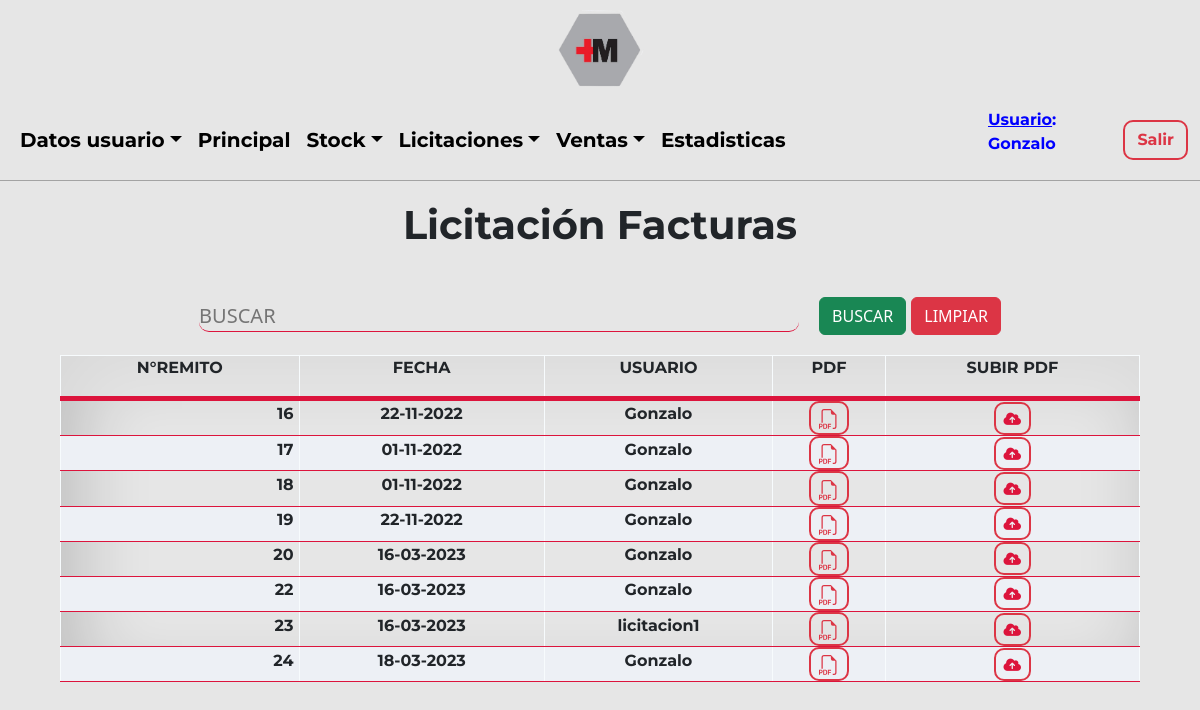
The page /Sistema/Licitaciones/licFacturas.php?cargado (signed in) on the database its author committed.
### tables this page shows
CREATE TABLE `usuario` (
  `idUsuario` int(3) NOT NULL,
  `usuario` text NOT NULL,
  `contraseña` varchar(60) NOT NULL,
  `idRol` int(2) NOT NULL,
  `idTipoUsuario` int(10) NOT NULL,
  `nombre` varchar(100) NOT NULL,
  `correo` varchar(100) NOT NULL,
  `direccion` varchar(100) NOT NULL,
  `idEstadoUsuario` int(2) NOT NULL
);

CREATE TABLE `licitacion` (
  `idLicitacion` int(3) NOT NULL,
  `idEstadoLicitacion` int(3) NOT NULL
);

### Sistema/Licitaciones/licFacturas.php (the view, shortened to what this page needs)
<?php
include('../../Utils/conexion.php');
$iduser = $_SESSION['usuario'];
$sql = "SELECT idUsuario, usuario, idRol FROM usuario WHERE usuario='$iduser'";
$resultado = $datos_base->query($sql);
$row = $resultado->fetch_assoc();
$nom = $row['usuario'];
$idUsu = $row['idUsuario'];
$idRol = $row['idRol'];
?>
<!DOCTYPE html>
<html lang="en">
<head>
    <link href="https://cdn.jsdelivr.net/npm/bootstrap@5.2.0-beta1/dist/css/bootstrap.min.css" rel="stylesheet">
    <link rel="stylesheet" type="text/css" href="../../Css/estilos.css"/>
</head>
<body>
<?php include('../Layouts/licitacionesHeader.php'); ?>
    <main>
        <section class="ini">
            <div class="ini-tit">
                <h1>Licitación Facturas</h1>
            </div>
            <div class="container">
                <form method="POST" action="./licFacturas.php">
                    <div class="form-grilla">
                        <div class="form-grilla-busc">
                            <input type="text" style="text-transform:uppercase;" name="buscar"  placeholder="Buscar" class="busc">
                        </div>
                        <div class="form-grilla-but">
                            <input class="btn btn-success" type="submit" name="btn2" value="BUSCAR"></input>
                            <input class="btn btn-danger" type="submit" name="btn1" value="LIMPIAR"></input>
                        </div>
                    </div>
                </form>
            </div>
             <?php
                    if($idRol == $rolgerente OR $idRol == $roladmin)
                    {
                    echo "<table>
                            <thead>
                                <tr>
                                    <th><p>N°REMITO</p></th>
                                    <th><p>FECHA</p></th>
                                    <th><p>USUARIO</p></th>
                                    <th><p>PDF</p></th>
                                    ";
                                    if($idUsu == 1){
                                        echo "
                                        <th><p>SUBIR PDF</p></th>
                                        ";
                                    }
                                    echo "
                                </tr>
                            </thead>
                        ";
                        if(isset($_POST['btn2']))
                                {
                                    $doc = $_POST['buscar'];
                                    $consulta=mysqli_query($datos_base, "SELECT l.idLicitacion, m.fecha, u.usuario
                                    FROM licitacion l
                                    LEFT JOIN movimientolicitacion AS m ON m.idLicitacion = l.idLicitacion
                                    LEFT JOIN datoslicitacion AS da ON da.idLicitacion = l.idLicitacion
                                    LEFT JOIN usuario AS u ON u.idUsuario = da.idUsuario
                                    WHERE m.idEstadoLicitacion = 4 AND (l.idLicitacion LIKE '%$doc%' OR m.fecha LIKE '%$doc%' OR u.usuario LIKE '%$doc%')
                                    GROUP BY l.idLicitacion");
                                    while($listar = mysqli_fetch_array($consulta))
                                    {
                                        $fec = date("d-m-Y", strtotime($listar['fecha']));
                                        echo
                                        "
                                            <tr>
                                            <td><h4 style='font-size:16px;text-align: right; margin-right: 5px; '>".$listar['idLicitacion']."</h4 ></td>
                                            <td><h4 style='font-size:16px;'>".$fec."</h4 ></td>
                                            <td><h4 style='font-size:16px;'>".$listar['usuario']."</h4 ></td>
                                            <td class='text-center text-nowrap'> <a class='btn btn-sm btn-outline-danger' href=./confirmarLicFactura.php?no=".$listar['idLicitacion']." target=new><svg xmlns='http://www.w3.org/2000/svg' width='20' height='20' fill='currentColor' class='bi bi-filetype-pdf' viewBox='0 0 16 16'>
                                            <path fill-rule='evenodd' d='M14 4.5V14a2 2 0 0 1-2 2h-1v-1h1a1 1 0 0 0 1-1V4.5h-2A1.5 1.5 0 0 1 9.5 3V1H4a1 1 0 0 0-1 1v9H2V2a2 2 0 0 1 2-2h5.5L14 4.5ZM1.6 11.85H0v3.999h.791v-1.342h.803c.287 0 .531-.057.732-.173.203-.117.358-.275.463-.474a1.42 1.42 0 0 0 .161-.677c0-.25-.053-.476-.158-.677a1.176 1.176 0 0 0-.46-.477c-.2-.12-.443-.179-.732-.179Zm.545 1.333a.795.795 0 0 1-.085.38.574.574 0 0 1-.238.241.794.794 0 0 1-.375.082H.788V12.48h.66c.218 0 .389.06.512.181.123.122.185.296.185.522Zm1.217-1.333v3.999h1.46c.401 0 .734-.08.998-.237a1.45 1.45 0 0 0 .595-.689c.13-.3.196-.662.196-1.084 0-.42-.065-.778-.196-1.075a1.426 1.426 0 0 0-.589-.68c-.264-.156-.599-.234-1.005-.234H3.362Zm.791.645h.563c.248 0 .45.05.609.152a.89.89 0 0 1 .354.454c.079.201.118.452.118.753a2.3 2.3 0 0 1-.068.592 1.14 1.14 0 0 1-.196.422.8.8 0 0 1-.334.252 1.298 1.298 0 0 1-.483.082h-.563v-2.707Zm3.743 1.763v1.591h-.79V11.85h2.548v.653H7.896v1.117h1.606v.638H7.896Z'/>
                                          </svg></a></td>
                                          ";
                                            if($idUsu == 1){
                                                echo
                                                "
                                                <td class='text-center text-nowrap'><a href=./subirLicFactura.php?no=".$listar['idLicitacion']." class='btn btn-sm btn-outline-danger'><i class='fa-solid fa-cloud-arrow-up'></i></a></td>
                                                ";
                                            }
                                            echo "
                                            </tr>
                                        ";
                                    }
                                }
                                else{
                                    $consulta=mysqli_query($datos_base, "SELECT l.idLicitacion, m.fecha, u.usuario
                                    FROM licitacion l
                                    LEFT JOIN movimientolicitacion AS m ON m.idLicitacion = l.idLicitacion
                                    LEFT JOIN datoslicitacion AS da ON da.idLicitacion = l.idLicitacion
                                    LEFT JOIN usuario AS u ON u.idUsuario = da.idUsuario
                                    WHERE m.idEstadoLicitacion = 4
                                    GROUP BY l.idLicitacion");
                                    while($listar = mysqli_fetch_array($consulta))
                                    {
                                        $fec = date("d-m-Y", strtotime($listar['fecha']));
                                        echo
                                        "
                                            <tr>
                                            <td><h4 style='font-size:16px;text-align: right; margin-right: 5px; '>".$listar['idLicitacion']."</h4 ></td>
                                            <td><h4 style='font-size:16px;'>".$fec."</h4 ></td>
                                            <td><h4 style='font-size:16px;'>".$listar['usuario']."</h4 ></td>
                                            <td class='text-center text-nowrap'> <a class='btn btn-sm btn-outline-danger' href=./confirmarLicFactura.php?no=".$listar['idLicitacion']." target=new><svg xmlns='http://www.w3.org/2000/svg' width='20' height='20' fill='currentColor' class='bi bi-filetype-pdf' viewBox='0 0 16 16'>
                                            <path fill-rule='evenodd' d='M14 4.5V14a2 2 0 0 1-2 2h-1v-1h1a1 1 0 0 0 1-1V4.5h-2A1.5 1.5 0 0 1 9.5 3V1H4a1 1 0 0 0-1 1v9H2V2a2 2 0 0 1 2-2h5.5L14 4.5ZM1.6 11.85H0v3.999h.791v-1.342h.803c.287 0 .531-.057.732-.173.203-.117.358-.275.463-.474a1.42 1.42 0 0 0 .161-.677c0-.25-.053-.476-.158-.677a1.176 1.176 0 0 0-.46-.477c-.2-.12-.443-.179-.732-.179Zm.545 1.333a.795.795 0 0 1-.085.38.574.574 0 0 1-.238.241.794.794 0 0 1-.375.082H.788V12.48h.66c.218 0 .389.06.512.181.123.122.185.296.185.522Zm1.217-1.333v3.999h1.46c.401 0 .734-.08.998-.237a1.45 1.45 0 0 0 .595-.689c.13-.3.196-.662.196-1.084 0-.42-.065-.778-.196-1.075a1.426 1.426 0 0 0-.589-.68c-.264-.156-.599-.234-1.005-.234H3.362Zm.791.645h.563c.248 0 .45.05.609.152a.89.89 0 0 1 .354.454c.079.201.118.452.118.753a2.3 2.3 0 0 1-.068.592 1.14 1.14 0 0 1-.196.422.8.8 0 0 1-.334.252 1.298 1.298 0 0 1-.483.082h-.563v-2.707Zm3.743 1.763v1.591h-.79V11.85h2.548v.653H7.896v1.117h1.606v.638H7.896Z'/>
                                          </svg></a></td>
                                          ";
                                            if($idUsu == 1){
                                                echo
                                                "
                                                <td class='text-center text-nowrap'><a href=./subirLicFactura.php?no=".$listar['idLicitacion']." class='btn btn-sm btn-outline-danger'><i class='fa-solid fa-cloud-arrow-up'></i></a></td>
                                                ";
                                            }
                                            echo "
                                            </tr>
                                        ";
                                    }
                                }
                                echo "</table>";
                            }
                                    ?>
        </section>
    </main>
</body>
</html>

### Sistema/Layouts/licitacionesHeader.php (shortened to what this page needs)
<div class="cont-img">
    <a href="../principal.php" class="imagenb">
            <img src="../../Imagenes/c-titulo.png" alt="logo">
         </a>
    </div>
    <header class="hea-pri">
        <nav class="navbar navbar-expand-lg navbar-light">
            <div class="container-fluid navpri">
                <div class="collapse navbar-collapse" id="navbarNav">
                    <ul class="navbar-nav">
                    <li class="nav-item dropdown">
                            <a href="#" class="nav-link dropdown-toggle variacion" id="navbarDropdown" role="button" data-bs-toggle="dropdown" aria-expanded="false">Datos usuario</a>
                                <?php
                                    $rolgerente = 1;
                                    $roladmin = 2;
                                    $roldeposito = 3;
                                    $rolventas = 4;
                                    $rolobra = 5;
                                    $rolproveedor = 6;
                                ?>
                        </li>
                        <li class="nav-item">
                            <a href="../principal.php" class="nav-link variacion" aria-current="page">Principal</a>
                        </li>
                        <?php
                            if($idRol == $rolgerente OR $idRol == $roldeposito){
                        ?>
                        <li class="nav-item dropdown">
                            <a href="#" class="nav-link dropdown-toggle variacion" id="navbarDropdown" role="button" data-bs-toggle="dropdown" aria-expanded="false">Stock</a>
                        </li>
                        <?php
                            }
                        ?>
                        <?php
                            if($idRol == $rolgerente OR $idRol == $roladmin OR $idRol == $rolventas OR $idRol == $rolproveedor){
                        ?>
                        <li class="nav-item dropdown">
                            <a href="#" class="nav-link dropdown-toggle variacion" id="navbarDropdown" role="button" data-bs-toggle="dropdown" aria-expanded="false">Licitaciones</a>
                        </li>
                        <?php
                            }
                        ?>
                        <?php
                            if($idRol == $rolgerente OR $idRol == $roladmin OR $idRol == $rolobra){
                        ?>
                        <li class="nav-item dropdown">
                            <a href="#" class="nav-link dropdown-toggle variacion" id="navbarDropdown" role="button" data-bs-toggle="dropdown" aria-expanded="false">Ventas</a>
                        </li>
                        <?php
                            }
                        ?>
                        <?php
                            if($idRol == $rolgerente OR $idRol == $roladmin){
                        ?>
                        <li class="nav-item">
                            <a href="../estadisticas.php" class="nav-link variacion" aria-current="page">Estadisticas</a>
                        </li>
                        <?php
                            }
                        ?>
                    </ul>
                </div>
                <div class="not-exit">
                    <div class="not-exit-name">
                        <p style='color: blue; font-weight: bold;'><u>Usuario</u>: <?php echo $nom;?></p>
                    </div>
                   <div class="not-exit-exit">
                       <a href="../../Utils/salir.php">
                           <button class="btn btn-outline-danger" type="submit">Salir</button>
                        </a>
                   </div>
                </div>
            </div>
        </nav>
    </header>

### Css/estilos.css (style rules this page uses)
* { margin: 0; padding: 0; box-sizing: border-box; scroll-behavior: smooth; }
html, body { background-color: #e6e6e6; height: 100%; margin: 0; display: flex; flex-direction: column; }
nav { font-family: 'Montserrat', sans-serif; }
h1, h2 { cursor: default; }
h1, h3, h4, p { font-family: 'Montserrat', sans-serif; font-weight: bold; }
.hea-pri { border-bottom: 1px solid #a3a3a3; }
.variacion { text-decoration: none; background-image: linear-gradient(crimson, crimson); background-position: 0% 100%; background-repeat: no-repeat; background-size: 0% 2px; transition: background-size .4s; color: black; font-size: 20px; font-weight: bold; }
i { color: crimson; }
li { list-style: none; }
.cont-img { display: flex; justify-content: center; }
.imagenb { width: 100px; height: 100px; display: flex; justify-content: center; align-items: center; }
.imagenb img { width: 100%; }
.navpri { display: flex; justify-content: space-evenly; }
.not-exit { width: auto; display: flex; justify-content: center; align-items: center; flex-direction: row; gap: 5px; }
.ini { height: auto; display: flex; justify-content: center; align-items: center; flex-direction: column; }
.ini-tit { margin-top: 20px; margin-bottom: 40px; display: flex; justify-content: center; align-items: center; }
.form-grilla { display: flex; justify-content: center; flex-direction: row; }
.form-grilla-busc { display: flex; justify-content: center; align-items: center; }
.form-grilla-but { display: flex; justify-content: center; align-items: center; gap: 5px; }
.busc { min-width: 600px; margin-right: 20px; border-radius: 10px; font-size: 20px; background-color: transparent; border: none; border-bottom: 1px solid crimson; outline: none; }
table { margin-top: 20px; background-color: #dbe5e9; border-collapse: collapse; width: 90%; background-color: rgba(230, 230, 230, 0.65); box-shadow: 15px 6px 72px 4px rgba(0, 0, 0, 0.18) inset; -webkit-box-shadow: 15px 6px 72px 4px rgba(0, 0, 0, 0.18) inset; -moz-box-shadow: 15px 6px 72px 4px rgba(0, 0, 0, 0.18) inset; }
th, td { text-align: center; border: solid 1px #f7fbfd; border-bottom: solid 1px crimson; font-weight: bold; }
thead { background-color: rgba(230, 230, 230, 0.65); border-bottom: solid 5px crimson; width: 100%; }
tr:nth-child(even) { background-color: #edf0f5; }
.not-exit { width: 200px; display: flex; justify-content: space-around; align-items: center; }
.not-exit-name { cursor: default; display: flex; justify-content: center; align-items: center; }
.not-exit-exit { display: flex; justify-content: center; align-items: center; }
.btn-outline-danger { font-weight: bold; border-radius: 10px; border: 2px solid; }

### rows shown on the page
usuario: usuario "Gonzalo"
licitacion: idLicitacion "16", fec "22-11-2022", usuario "Gonzalo"
licitacion: idLicitacion "17", fec "01-11-2022", usuario "Gonzalo"
licitacion: idLicitacion "18", fec "01-11-2022", usuario "Gonzalo"
licitacion: idLicitacion "19", fec "22-11-2022", usuario "Gonzalo"
licitacion: idLicitacion "20", fec "16-03-2023", usuario "Gonzalo"
licitacion: idLicitacion "22", fec "16-03-2023", usuario "Gonzalo"
licitacion: idLicitacion "23", fec "16-03-2023", usuario "licitacion1"
licitacion: idLicitacion "24", fec "18-03-2023", usuario "Gonzalo"
